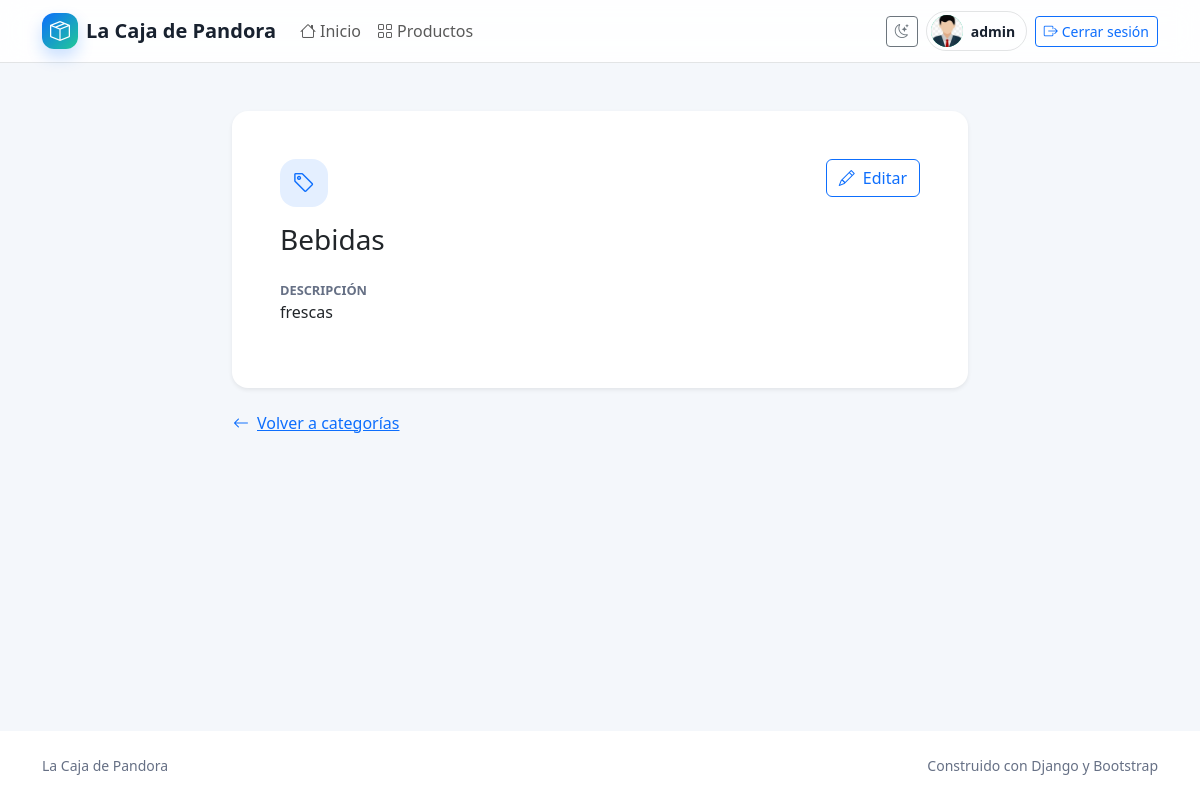
The page /producto/categoria/detail/9 (signed in) on the database its author committed.
### producto/models.py (models this page shows, shortened)
class Vendedor(models.Model):
    user = models.ForeignKey(User, on_delete=models.CASCADE, verbose_name="Usuario")
    email = models.EmailField(unique=True)
    telefono = models.CharField(max_length=15, blank=True, verbose_name="Teléfono")
    imagen_perfil = models.ImageField(
        upload_to="perfiles_vendedores/", blank=True, null=True, verbose_name="Imagen de Perfil"
    )
    class Meta:
        verbose_name = "Vendedor"
        verbose_name_plural = "Vendedores"

class Categoria(models.Model):
    nombre = models.CharField(max_length=255, unique=True)
    descripcion = models.TextField(blank=True, default="", verbose_name="descripción")
    class Meta:
        verbose_name = "Categoría de Productos"
        verbose_name_plural = "Categorías de Productos"
        ordering = ("nombre",)

### producto/views/categoria.py (the view)
# urls.py: path("categoria/detail/<int:pk>", categoria.categoria_detail, name="categoria_detail"),
def categoria_detail(request: HttpRequest, pk: int) -> HttpResponse:
    categoria = get_object_or_404(Categoria, id=pk)
    return render(request, "producto/categoria_detail.html", {"categoria": categoria})

### producto/templates/producto/categoria_detail.html (shortened to what this page needs)
{% extends 'core/base.html' %}
{% block contenido %}
    <div class="container">
        <div class="row justify-content-center">
            <div class="col-12 col-lg-8">
                <section class="card border-0 shadow-sm rounded-4 p-4 p-md-5">
                    <div class="d-flex justify-content-between gap-3 mb-4">
                        <div>
                            <span class="menu-icon mb-3"><i class="bi bi-tag"></i></span>
                            <h1 class="h3 mb-0">{{ categoria.nombre }}</h1>
                        </div>
                        <a class="btn btn-outline-primary align-self-start"
                           href="{% url 'producto:categoria_update' categoria.id %}"><i class="bi bi-pencil me-2"></i>Editar</a>
                    </div>
                    <dl class="detail-list mb-0">
                        <dt>Descripción</dt>
                        <dd>
                            {{ categoria.descripcion|default:'Sin descripción' }}
                        </dd>
                    </dl>
                </section>
                <a class="btn btn-link px-0 mt-3"
                   href="{% url 'producto:categoria_list' %}"><i class="bi bi-arrow-left me-2"></i>Volver a categorías</a>
            </div>
        </div>
    </div>
{% endblock contenido %}

### core/templates/core/base.html (shortened to what this page needs)
<!DOCTYPE html>
<html lang="es">
    <head>
        <link href="https://cdn.jsdelivr.net/npm/bootstrap@5.3.3/dist/css/bootstrap.min.css"
              rel="stylesheet"
 />
        <link rel="stylesheet"
              href="https://cdn.jsdelivr.net/npm/bootstrap-icons@1.11.3/font/bootstrap-icons.min.css" />
        {% load static %}
        <link rel="stylesheet" href="{% static 'core/css/app.css' %}" />
    </head>
    <body class="d-flex flex-column min-vh-100">
        <nav class="navbar navbar-expand-lg sticky-top app-navbar border-bottom"
             aria-label="Navegación principal">
            <div class="container">
                <a class="navbar-brand d-flex align-items-center gap-2"
                   href="{% url 'core:home' %}">
                    <span class="brand-mark" aria-hidden="true"><i class="bi bi-box-seam"></i></span>
                    <span>La Caja de Pandora</span>
                </a>
                <div class="collapse navbar-collapse" id="mainNavigation">
                    <ul class="navbar-nav me-auto mb-2 mb-lg-0">
                        <li class="nav-item">
                            <a class="nav-link" href="{% url 'core:home' %}"><i class="bi bi-house me-1"></i>Inicio</a>
                        </li>
                        {% if user.is_authenticated %}
                            <li class="nav-item">
                                <a class="nav-link" href="{% url 'producto:home' %}"><i class="bi bi-grid me-1"></i>Productos</a>
                            </li>
                        {% endif %}
                    </ul>
                    <div class="d-flex flex-column flex-lg-row align-items-lg-center gap-2">
                        <button class="btn btn-sm btn-outline-secondary theme-toggle"
                                type="button"
                                aria-label="Cambiar tema"
                                title="Cambiar tema">
                            <i class="bi bi-moon-stars" aria-hidden="true"></i>
                        </button>
                        {% if user.is_authenticated %}
                            <div class="user-chip d-flex align-items-center gap-2">
                                {% with vendedor=user.vendedor_set.first %}
                                    {% if vendedor and vendedor.imagen_perfil %}
                                        <img class="avatar avatar-sm"
                                             src="{{ vendedor.imagen_perfil.url }}"
                                             alt="Imagen de perfil de {{ user.username }}" />
                                    {% else %}
                                        <span class="avatar avatar-sm avatar-fallback" aria-hidden="true">{{ user.username|first|upper }}</span>
                                    {% endif %}
                                {% endwith %}
                                <span class="small fw-semibold">{{ user.username }}</span>
                            </div>
                            <form method="post" action="{% url 'core:logout' %}" class="m-0">
                                <button class="btn btn-sm btn-outline-primary w-100" type="submit">
                                    <i class="bi bi-box-arrow-right me-1"></i>Cerrar sesión
                                </button>
                            </form>
                        {% else %}
                            <a class="btn btn-primary btn-sm" href="{% url 'core:login' %}">
                                <i class="bi bi-person me-1"></i>Iniciar sesión
                            </a>
                        {% endif %}
                    </div>
                </div>
            </div>
        </nav>
        <main class="flex-grow-1 py-4 py-lg-5">
            {% block contenido %}
            {% endblock contenido %}
        </main>
        <footer class="app-footer py-4 mt-auto">
            <div class="container d-flex flex-column flex-md-row justify-content-between gap-2 small">
                <span>La Caja de Pandora</span>
                <span>Construido con Django y Bootstrap</span>
            </div>
        </footer>
    </body>
</html>

### core/static/core/css/app.css (style rules this page uses)
:root { --app-bg: #f4f7fb; --app-surface: #ffffff; --app-surface-muted: #eaf0f7; --app-text: #18212f; --app-muted: #667085; --app-border: rgba(24, 33, 47, 0.12); --app-accent: #0d6efd; --app-accent-soft: rgba(13, 110, 253, 0.11); --app-shadow: 0 1rem 3rem rgba(24, 33, 47, 0.08); }
body { background: var(--app-bg); color: var(--app-text); }
.app-navbar, .app-footer, .surface, .card { background-color: var(--app-surface); border-color: var(--app-border) !important; }
.app-navbar { backdrop-filter: blur(14px); background-color: color-mix(in srgb, var(--app-surface) 88%, transparent); }
.app-footer { color: var(--app-muted); }
.brand-mark { display: inline-grid; width: 2.25rem; height: 2.25rem; place-items: center; border-radius: 0.75rem; color: #fff; background: linear-gradient(135deg, #0d6efd, #20c997); box-shadow: 0 0.5rem 1rem rgba(13, 110, 253, 0.22); }
.navbar-brand { color: var(--app-text); font-weight: 700; letter-spacing: 0; }
.nav-link, .navbar-brand { transition: color 160ms ease, transform 160ms ease; }
.user-chip { color: var(--app-text); padding: 0.2rem 0.65rem 0.2rem 0.25rem; border: 1px solid var(--app-border); border-radius: 2rem; }
.avatar { display: inline-grid; flex: 0 0 auto; place-items: center; overflow: hidden; color: #fff; background: #20c997; object-fit: cover; }
.avatar-sm { width: 2rem; height: 2rem; border-radius: 50%; }
.menu-icon { display: inline-grid; width: 3rem; height: 3rem; place-items: center; border-radius: 1rem; color: var(--app-accent); background: var(--app-accent-soft); font-size: 1.4rem; }
.detail-list dt { color: var(--app-muted); font-size: 0.8rem; text-transform: uppercase; }
.detail-list dd { margin-bottom: 1rem; }

### rows shown on the page
Vendedor: imagen_perfil (placeholder picture)
Categoria: nombre "Bebidas", descripcion "frescas"

### other values the page prints
{{ user.username }} "admin"
